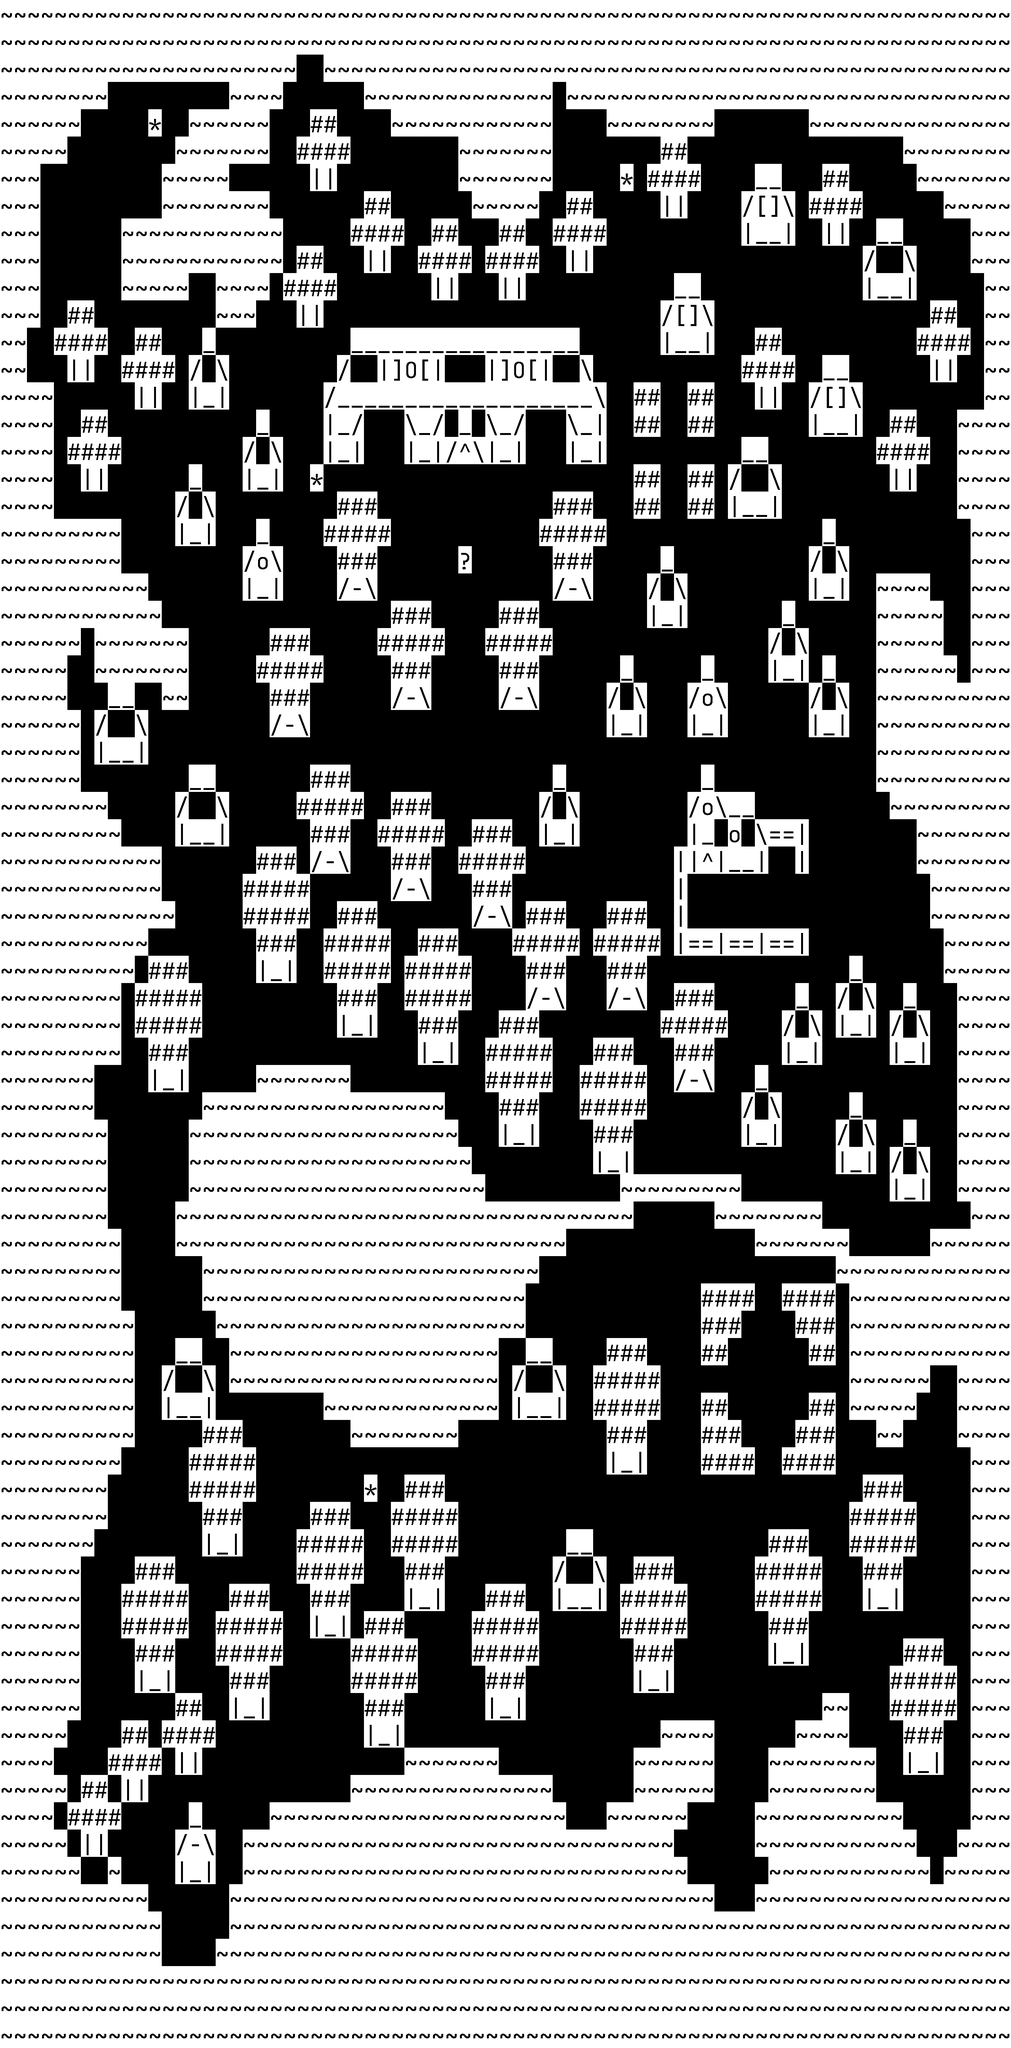

This is a level from a 2D game, rendered from its Tiled map with the project's own tilesets. A one-line summary and the map file follow, with tile-layer data summarised:
An orthogonal 75x75 tile map with 42x85 px tiles, 1 tile layer (Calque de Tuiles 1).

<map version="1.5" tiledversion="1.7.2" orientation="orthogonal" renderorder="right-down" width="75" height="75" tilewidth="42" tileheight="85" infinite="0" nextlayerid="2" nextobjectid="1">
 <tileset firstgid="1" source="Asci_tileset.tsx" />
 <layer id="1" name="Calque de Tuiles 1" width="75" height="75">
  <data>[5625 cells, 3131 non-empty, 15 distinct tile ids]</data>
 </layer>
</map>